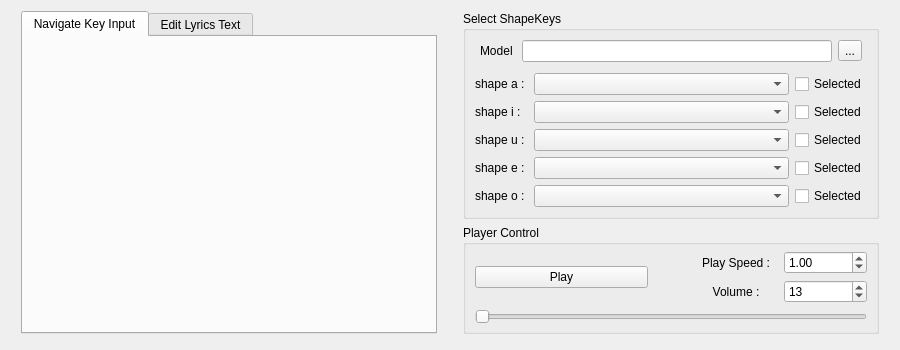
<?xml version="1.0" encoding="UTF-8"?>
<ui version="4.0">
 <class>toolWindow</class>
 <widget class="QWidget" name="toolWindow">
  <property name="geometry">
   <rect>
    <x>0</x>
    <y>0</y>
    <width>900</width>
    <height>350</height>
   </rect>
  </property>
  <property name="sizePolicy">
   <sizepolicy hsizetype="Minimum" vsizetype="Fixed">
    <horstretch>0</horstretch>
    <verstretch>0</verstretch>
   </sizepolicy>
  </property>
  <property name="maximumSize">
   <size>
    <width>16777215</width>
    <height>350</height>
   </size>
  </property>
  <property name="windowTitle">
   <string>Form</string>
  </property>
  <layout class="QVBoxLayout" name="verticalLayout_7">
   <item>
    <layout class="QHBoxLayout" name="horizontalLayout_6">
     <property name="leftMargin">
      <number>10</number>
     </property>
     <property name="rightMargin">
      <number>10</number>
     </property>
     <property name="bottomMargin">
      <number>5</number>
     </property>
     <item>
      <widget class="QTabWidget" name="tabWidget">
       <property name="sizePolicy">
        <sizepolicy hsizetype="Expanding" vsizetype="Preferred">
         <horstretch>0</horstretch>
         <verstretch>0</verstretch>
        </sizepolicy>
       </property>
       <property name="currentIndex">
        <number>0</number>
       </property>
       <widget class="QWidget" name="tab">
        <attribute name="title">
         <string>Navigate Key Input</string>
        </attribute>
       </widget>
       <widget class="QWidget" name="tab_2">
        <attribute name="title">
         <string>Edit Lyrics Text</string>
        </attribute>
       </widget>
      </widget>
     </item>
     <item>
      <spacer name="verticalSpacer">
       <property name="orientation">
        <enum>Qt::Orientation::Vertical</enum>
       </property>
       <property name="sizeHint" stdset="0">
        <size>
         <width>20</width>
         <height>40</height>
        </size>
       </property>
      </spacer>
     </item>
     <item>
      <layout class="QVBoxLayout" name="verticalLayout_6">
       <item>
        <widget class="QGroupBox" name="SelectShapeKeyGroupBox">
         <property name="title">
          <string>Select ShapeKeys</string>
         </property>
         <property name="flat">
          <bool>false</bool>
         </property>
         <layout class="QVBoxLayout" name="verticalLayout_10">
          <item>
           <layout class="QVBoxLayout" name="verticalLayout_9">
            <item>
             <layout class="QHBoxLayout" name="horizontalLayout_10">
              <property name="leftMargin">
               <number>5</number>
              </property>
              <property name="topMargin">
               <number>0</number>
              </property>
              <property name="rightMargin">
               <number>5</number>
              </property>
              <property name="bottomMargin">
               <number>5</number>
              </property>
              <item>
               <widget class="QLabel" name="label_2">
                <property name="sizePolicy">
                 <sizepolicy hsizetype="Preferred" vsizetype="Preferred">
                  <horstretch>0</horstretch>
                  <verstretch>0</verstretch>
                 </sizepolicy>
                </property>
                <property name="text">
                 <string>Model </string>
                </property>
                <property name="alignment">
                 <set>Qt::AlignmentFlag::AlignCenter</set>
                </property>
               </widget>
              </item>
              <item>
               <widget class="QLineEdit" name="lineEdit">
                <property name="sizePolicy">
                 <sizepolicy hsizetype="MinimumExpanding" vsizetype="Fixed">
                  <horstretch>0</horstretch>
                  <verstretch>0</verstretch>
                 </sizepolicy>
                </property>
               </widget>
              </item>
              <item>
               <widget class="QToolButton" name="selectModelButton">
                <property name="text">
                 <string>...</string>
                </property>
               </widget>
              </item>
             </layout>
            </item>
            <item>
             <layout class="QHBoxLayout" name="horizontalLayout">
              <item>
               <layout class="QVBoxLayout" name="verticalLayout">
                <item>
                 <widget class="QLabel" name="label_4">
                  <property name="text">
                   <string>shape a :</string>
                  </property>
                 </widget>
                </item>
                <item>
                 <widget class="QLabel" name="label_5">
                  <property name="text">
                   <string>shape i : </string>
                  </property>
                 </widget>
                </item>
                <item>
                 <widget class="QLabel" name="label_6">
                  <property name="text">
                   <string>shape u : </string>
                  </property>
                 </widget>
                </item>
                <item>
                 <widget class="QLabel" name="label_7">
                  <property name="text">
                   <string>shape e : </string>
                  </property>
                 </widget>
                </item>
                <item>
                 <widget class="QLabel" name="label_8">
                  <property name="text">
                   <string>shape o : </string>
                  </property>
                 </widget>
                </item>
               </layout>
              </item>
              <item>
               <layout class="QVBoxLayout" name="verticalLayout_4">
                <item>
                 <widget class="QComboBox" name="comboBox">
                  <property name="sizePolicy">
                   <sizepolicy hsizetype="MinimumExpanding" vsizetype="Minimum">
                    <horstretch>0</horstretch>
                    <verstretch>0</verstretch>
                   </sizepolicy>
                  </property>
                 </widget>
                </item>
                <item>
                 <widget class="QComboBox" name="comboBox_2">
                  <property name="sizePolicy">
                   <sizepolicy hsizetype="MinimumExpanding" vsizetype="Minimum">
                    <horstretch>0</horstretch>
                    <verstretch>0</verstretch>
                   </sizepolicy>
                  </property>
                 </widget>
                </item>
                <item>
                 <widget class="QComboBox" name="comboBox_3">
                  <property name="sizePolicy">
                   <sizepolicy hsizetype="MinimumExpanding" vsizetype="Minimum">
                    <horstretch>0</horstretch>
                    <verstretch>0</verstretch>
                   </sizepolicy>
                  </property>
                 </widget>
                </item>
                <item>
                 <widget class="QComboBox" name="comboBox_4">
                  <property name="sizePolicy">
                   <sizepolicy hsizetype="MinimumExpanding" vsizetype="Minimum">
                    <horstretch>0</horstretch>
                    <verstretch>0</verstretch>
                   </sizepolicy>
                  </property>
                 </widget>
                </item>
                <item>
                 <widget class="QComboBox" name="comboBox_5">
                  <property name="sizePolicy">
                   <sizepolicy hsizetype="MinimumExpanding" vsizetype="Minimum">
                    <horstretch>0</horstretch>
                    <verstretch>0</verstretch>
                   </sizepolicy>
                  </property>
                 </widget>
                </item>
               </layout>
              </item>
              <item>
               <layout class="QVBoxLayout" name="verticalLayout_8">
                <item>
                 <widget class="QCheckBox" name="checkBox">
                  <property name="sizePolicy">
                   <sizepolicy hsizetype="Minimum" vsizetype="Preferred">
                    <horstretch>0</horstretch>
                    <verstretch>0</verstretch>
                   </sizepolicy>
                  </property>
                  <property name="text">
                   <string>Selected</string>
                  </property>
                  <property name="tristate">
                   <bool>false</bool>
                  </property>
                 </widget>
                </item>
                <item>
                 <widget class="QCheckBox" name="checkBox_2">
                  <property name="sizePolicy">
                   <sizepolicy hsizetype="Minimum" vsizetype="Preferred">
                    <horstretch>0</horstretch>
                    <verstretch>0</verstretch>
                   </sizepolicy>
                  </property>
                  <property name="text">
                   <string>Selected</string>
                  </property>
                 </widget>
                </item>
                <item>
                 <widget class="QCheckBox" name="checkBox_3">
                  <property name="sizePolicy">
                   <sizepolicy hsizetype="Minimum" vsizetype="Preferred">
                    <horstretch>0</horstretch>
                    <verstretch>0</verstretch>
                   </sizepolicy>
                  </property>
                  <property name="text">
                   <string>Selected</string>
                  </property>
                 </widget>
                </item>
                <item>
                 <widget class="QCheckBox" name="checkBox_4">
                  <property name="sizePolicy">
                   <sizepolicy hsizetype="Minimum" vsizetype="Preferred">
                    <horstretch>0</horstretch>
                    <verstretch>0</verstretch>
                   </sizepolicy>
                  </property>
                  <property name="text">
                   <string>Selected</string>
                  </property>
                 </widget>
                </item>
                <item>
                 <widget class="QCheckBox" name="checkBox_5">
                  <property name="sizePolicy">
                   <sizepolicy hsizetype="Minimum" vsizetype="Preferred">
                    <horstretch>0</horstretch>
                    <verstretch>0</verstretch>
                   </sizepolicy>
                  </property>
                  <property name="text">
                   <string>Selected</string>
                  </property>
                 </widget>
                </item>
               </layout>
              </item>
             </layout>
            </item>
           </layout>
          </item>
         </layout>
        </widget>
       </item>
       <item>
        <widget class="QGroupBox" name="PlayerControlGroupBox">
         <property name="title">
          <string>Player Control</string>
         </property>
         <property name="flat">
          <bool>false</bool>
         </property>
         <property name="checkable">
          <bool>false</bool>
         </property>
         <layout class="QVBoxLayout" name="verticalLayout_5">
          <property name="topMargin">
           <number>1</number>
          </property>
          <property name="bottomMargin">
           <number>1</number>
          </property>
          <item>
           <layout class="QVBoxLayout" name="verticalLayout_3">
            <item>
             <layout class="QHBoxLayout" name="horizontalLayout_9">
              <item>
               <widget class="QPushButton" name="playButton">
                <property name="sizePolicy">
                 <sizepolicy hsizetype="Preferred" vsizetype="Fixed">
                  <horstretch>0</horstretch>
                  <verstretch>0</verstretch>
                 </sizepolicy>
                </property>
                <property name="text">
                 <string>Play</string>
                </property>
                <property name="shortcut">
                 <string notr="true">Ctrl+S</string>
                </property>
               </widget>
              </item>
              <item>
               <spacer name="horizontalSpacer">
                <property name="orientation">
                 <enum>Qt::Orientation::Horizontal</enum>
                </property>
                <property name="sizeType">
                 <enum>QSizePolicy::Policy::Fixed</enum>
                </property>
                <property name="sizeHint" stdset="0">
                 <size>
                  <width>40</width>
                  <height>20</height>
                 </size>
                </property>
               </spacer>
              </item>
              <item>
               <layout class="QVBoxLayout" name="verticalLayout_2">
                <item>
                 <layout class="QHBoxLayout" name="horizontalLayout_7">
                  <item>
                   <widget class="QLabel" name="label_3">
                    <property name="sizePolicy">
                     <sizepolicy hsizetype="Preferred" vsizetype="Preferred">
                      <horstretch>0</horstretch>
                      <verstretch>0</verstretch>
                     </sizepolicy>
                    </property>
                    <property name="text">
                     <string>Play Speed :</string>
                    </property>
                    <property name="alignment">
                     <set>Qt::AlignmentFlag::AlignCenter</set>
                    </property>
                   </widget>
                  </item>
                  <item>
                   <widget class="QDoubleSpinBox" name="playspeedSpinBox">
                    <property name="sizePolicy">
                     <sizepolicy hsizetype="Preferred" vsizetype="Fixed">
                      <horstretch>0</horstretch>
                      <verstretch>0</verstretch>
                     </sizepolicy>
                    </property>
                    <property name="minimum">
                     <double>0.100000000000000</double>
                    </property>
                    <property name="maximum">
                     <double>2.000000000000000</double>
                    </property>
                    <property name="singleStep">
                     <double>0.100000000000000</double>
                    </property>
                    <property name="value">
                     <double>1.000000000000000</double>
                    </property>
                   </widget>
                  </item>
                 </layout>
                </item>
                <item>
                 <layout class="QHBoxLayout" name="horizontalLayout_8">
                  <item>
                   <widget class="QLabel" name="label">
                    <property name="sizePolicy">
                     <sizepolicy hsizetype="Preferred" vsizetype="Preferred">
                      <horstretch>0</horstretch>
                      <verstretch>0</verstretch>
                     </sizepolicy>
                    </property>
                    <property name="text">
                     <string>Volume :</string>
                    </property>
                    <property name="alignment">
                     <set>Qt::AlignmentFlag::AlignCenter</set>
                    </property>
                   </widget>
                  </item>
                  <item>
                   <widget class="QSpinBox" name="volumeSpinBox">
                    <property name="sizePolicy">
                     <sizepolicy hsizetype="Preferred" vsizetype="Fixed">
                      <horstretch>0</horstretch>
                      <verstretch>0</verstretch>
                     </sizepolicy>
                    </property>
                    <property name="minimum">
                     <number>1</number>
                    </property>
                    <property name="maximum">
                     <number>26</number>
                    </property>
                    <property name="value">
                     <number>13</number>
                    </property>
                   </widget>
                  </item>
                 </layout>
                </item>
               </layout>
              </item>
             </layout>
            </item>
            <item>
             <widget class="QSlider" name="playerhorizontalSlider">
              <property name="orientation">
               <enum>Qt::Orientation::Horizontal</enum>
              </property>
             </widget>
            </item>
           </layout>
          </item>
         </layout>
        </widget>
       </item>
      </layout>
     </item>
    </layout>
   </item>
  </layout>
 </widget>
 <resources/>
 <connections>
  <connection>
   <sender>playButton</sender>
   <signal>clicked()</signal>
   <receiver>toolWindow</receiver>
   <slot>Play()</slot>
   <hints>
    <hint type="sourcelabel">
     <x>489</x>
     <y>279</y>
    </hint>
    <hint type="destinationlabel">
     <x>440</x>
     <y>347</y>
    </hint>
   </hints>
  </connection>
 </connections>
 <slots>
  <slot>Play()</slot>
 </slots>
</ui>
